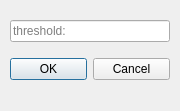
<?xml version="1.0" encoding="UTF-8"?>
<ui version="4.0">
 <class>BinDialog</class>
 <widget class="QDialog" name="BinDialog">
  <property name="geometry">
   <rect>
    <x>0</x>
    <y>0</y>
    <width>180</width>
    <height>111</height>
   </rect>
  </property>
  <property name="windowTitle">
   <string>Dialog</string>
  </property>
  <widget class="QWidget" name="verticalLayoutWidget">
   <property name="geometry">
    <rect>
     <x>10</x>
     <y>10</y>
     <width>160</width>
     <height>80</height>
    </rect>
   </property>
   <layout class="QVBoxLayout" name="verticalLayout">
    <item>
     <widget class="QLineEdit" name="lineEdit">
      <property name="placeholderText">
       <string>threshold:</string>
      </property>
     </widget>
    </item>
    <item>
     <widget class="QDialogButtonBox" name="buttonBox">
      <property name="orientation">
       <enum>Qt::Horizontal</enum>
      </property>
      <property name="standardButtons">
       <set>QDialogButtonBox::Cancel|QDialogButtonBox::Ok</set>
      </property>
     </widget>
    </item>
   </layout>
  </widget>
 </widget>
 <resources/>
 <connections>
  <connection>
   <sender>buttonBox</sender>
   <signal>accepted()</signal>
   <receiver>BinDialog</receiver>
   <slot>accept()</slot>
   <hints>
    <hint type="sourcelabel">
     <x>248</x>
     <y>254</y>
    </hint>
    <hint type="destinationlabel">
     <x>157</x>
     <y>274</y>
    </hint>
   </hints>
  </connection>
  <connection>
   <sender>buttonBox</sender>
   <signal>rejected()</signal>
   <receiver>BinDialog</receiver>
   <slot>reject()</slot>
   <hints>
    <hint type="sourcelabel">
     <x>316</x>
     <y>260</y>
    </hint>
    <hint type="destinationlabel">
     <x>286</x>
     <y>274</y>
    </hint>
   </hints>
  </connection>
 </connections>
</ui>
